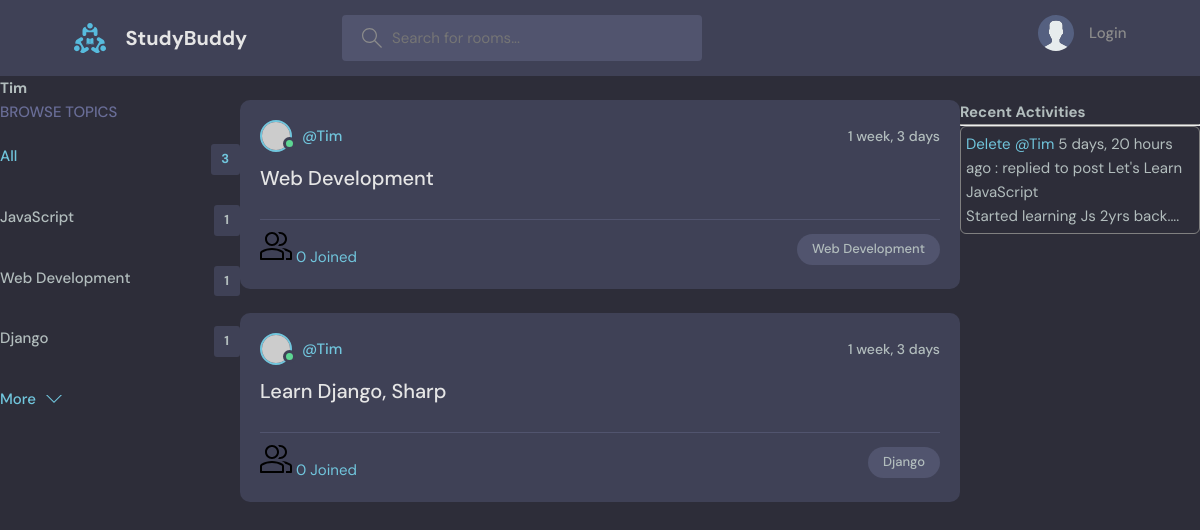
The app's page /profile/2/ with its own data.
### base/models.py (models this page shows, shortened)
class Topic(models.Model):
    name = models.CharField(max_length = 200)

class Room(models.Model):
    host = models.ForeignKey(User, on_delete = models.SET_NULL, null = True)
    topic = models.ForeignKey(Topic, on_delete = models.SET_NULL, null = True)
    name = models.CharField(max_length = 200)
    description = models.TextField(null = True, blank = True)
    participants = models.ManyToManyField(User, related_name='participants', blank=True)
    updated = models.DateTimeField(auto_now = True)
    created = models.DateTimeField(auto_now_add = True)
    class Meta:
        ordering = ['-updated', '-created']
    def __str__(self):
        return self.name

class Message(models.Model):
    user = models.ForeignKey(User, on_delete = models.CASCADE)
    room = models.ForeignKey(Room, on_delete = models.CASCADE)
    body = models.TextField()
    updated = models.DateTimeField(auto_now = True)
    created = models.DateTimeField(auto_now_add = True)
    class Meta:
        ordering = ['-updated', '-created']
    def __str__(self):
        return self.body[:50]

### base/views.py (the view)
# urls.py: path('profile/<str:pk>/', views.userProfile, name='user-profile'),
def userProfile(request, pk):
    user = User.objects.get(id=pk)
    rooms = user.room_set.all()
    room_messages = user.message_set.all()
    topics = Topic.objects.all()
    context = {'user': user, 'rooms': rooms, 'room_messages': room_messages, 'topics': topics}
    return render(request, 'base/profile.html', context)

### base/templates/base/profile.html (shortened to what this page needs)
{% extends 'main.html' %}
{% block content %}
    <h1>{{user.username}}</h1>
    <div class="profile-container">
        <div>
            {% include 'base/topics_component.html' %}
        </div>
        <div>
            {% include 'base/feed_component.html' %}
        </div>
        <div>
            {% include 'base/activity_component.html' %}
        </div>
    </div>
{% endblock content %}

### templates/main.html (shortened to what this page needs)
<!DOCTYPE html>
{% load static %}
<html lang="en">
  <head>
    <link rel="stylesheet" href="{% static 'styles/style.css' %}" />
  </head>
  <body>
    {% include 'navbar.html' %}
    {% block content %}
    {% endblock content %}
  </body>
</html>

### templates/navbar.html (shortened to what this page needs)
{% load static %}
<header class="header header--loggedIn">
    <div class="container">
        <a href="{% url 'home' %}" class="header__logo">
            <img src="{% static 'images/logo.svg' %}" />
            <h1>StudyBuddy</h1>
        </a>
        <form class="header__search" method="GET" action="{% url 'home' %}">
            <label>
                <input name="q" placeholder="Search for rooms..." />
            </label>
        </form>
        <nav class="header__menu">
            {% if request.user.is_authenticated %}
            <div class="header__user">
                <a href="profile.html">
                    <div class="avatar avatar--medium active">
                        <img src="https://randomuser.me/api/portraits/men/37.jpg" />
                    </div>
                    <p>{{request.user}}<span>@{{request.user}}</span></p>
                </a>
                <button class="dropdown-button">
                    <svg version="1.1" xmlns="http://www.w3.org/2000/svg" width="32" height="32" viewBox="0 0 32 32">
                        <title>chevron-down</title>
                        <path d="M16 21l-13-13h-3l16 16 16-16h-3l-13 13z"></path>
                    </svg>
                </button>
            </div>
            {% else %}
            <a href="{% url 'login' %}">
                <img src="{% static 'images/avatar.svg' %}" />
                <p>Login</p>
            </a>
            {% endif %}
        </nav>
    </div>
</header>

### base/templates/base/topics_component.html
<div class="topics">
    <div class="topics__header">
      <h2>Browse Topics</h2>
    </div>
    <ul class="topics__list">
      <li>
        <a href="{% url 'home' %}" class="active">All <span>{{topics.count}}</span></a>
      </li>
      {% for topic in topics  %}
        <li>
            <a href="{% url 'home' %}?q={{topic.name}}">{{topic.name}}<span>{{topic.room_set.all.count}}</span></a>
        </li>
      {% endfor %}
    </ul>
    <a class="btn btn--link" href="topics.html">
      More
      <svg version="1.1" xmlns="http://www.w3.org/2000/svg" width="32" height="32" viewBox="0 0 32 32">
        <title>chevron-down</title>
        <path d="M16 21l-13-13h-3l16 16 16-16h-3l-13 13z"></path>
      </svg>
    </a>
  </div>

### base/templates/base/feed_component.html (shortened to what this page needs)
{% for room in rooms  %}
<div class="roomListRoom">
    <div class="roomListRoom__header">
      <a href="{% url 'user-profile' room.host.id %}" class="roomListRoom__author">
        <div class="avatar avatar--small active">
          <img src="https://randomuser.me/api/portraits/men/11.jpg" />
        </div>
        <span>@{{room.host.username}}</span>
      </a>
      <div class="roomListRoom__actions">
        <span>{{room.created|timesince}}</span>
      </div>
    </div>
    <div class="roomListRoom__content">
      <a href="{% url 'room' room.id %}">{{room.name}}</a>
    </div>
    <div class="roomListRoom__meta">
      <a class="{% url 'room' room.id %}">
        <span>{{room.participants.all.count}} Joined </span>
      </a>
      <p class="roomListRoom__topic">{{room.topic.name}}</p>
    </div>
  </div>
{% endfor %}

### base/templates/base/activity_component.html
<h3>Recent Activities</h3>
<hr>
{% for message in room_messages %}
    <div style="border: 1px solid gray; border-radius: 6px; padding: .5rem; margin-bottom: 1rem;">
        <a href="{% url 'delete-activity' message.id %}">Delete</a>
        <small><a href="{% url 'user-profile' message.user.id %}">@{{message.user}}</a> {{message.created|timesince}} ago :</small>
        <small>replied to post {{message.room}}</small>
        <p>
            {{message}}...
        </p>
    </div>
{% endfor %}

### base/templates/base/profile.html (style rules this page uses)
.profile-container { display: grid; grid-template-columns: 1fr 3fr 1fr; }

### records on screen
Topic: name "JavaScript", room_set.all.count "1"
Topic: name "Web Development", room_set.all.count "1"
Topic: name "Django", room_set.all.count "1"
Room: host.username "Tim", created "1 week, 3 days", name "Web Development", participants.all.count "0", topic.name "Web Development"
Room: host.username "Tim", created "1 week, 3 days", name "Learn Django, Sharp", participants.all.count "0", topic.name "Django"
Message: user "Tim", created "5 days, 20 hours", room "Let's Learn JavaScript", body "Started learning Js 2yrs back."

### other values on screen
{{ user.username }} "Tim"
{{ topics.count }} "3"
